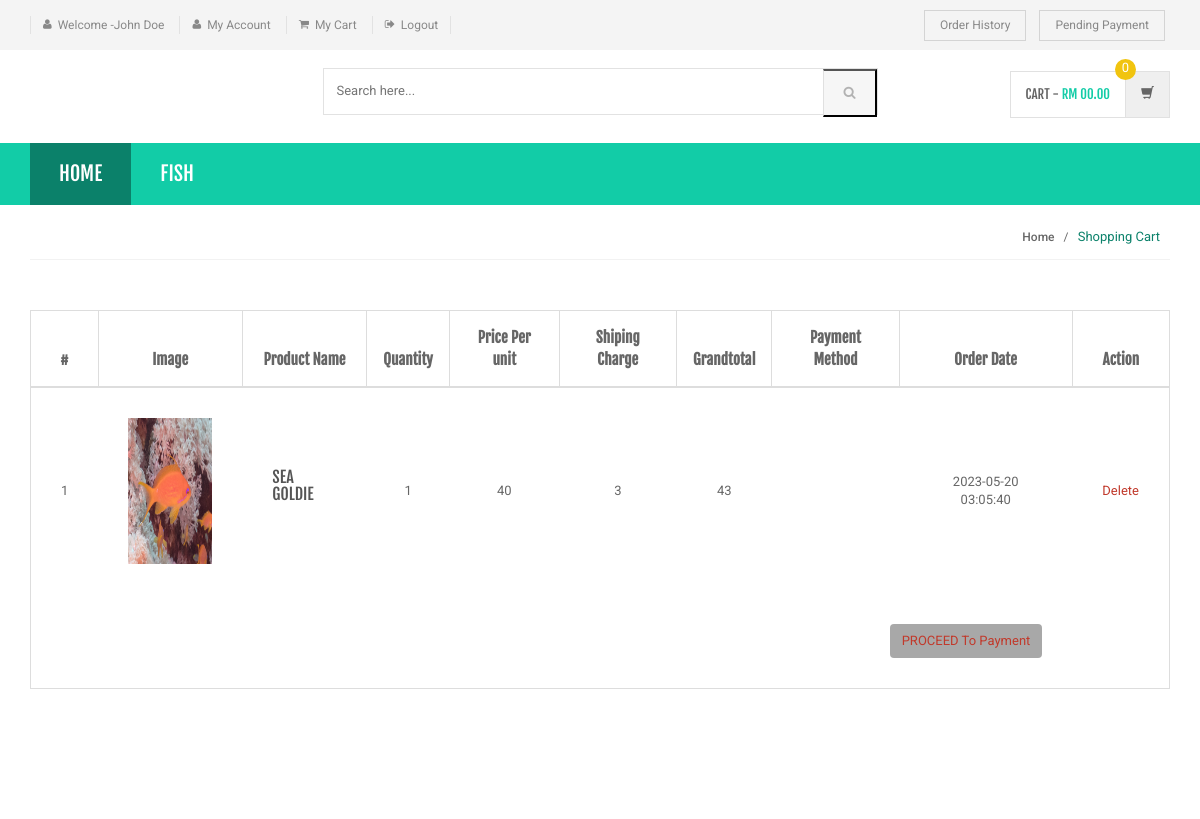
The app's page /pending-orders.php (signed in) with its own data.
### tables this page shows
CREATE TABLE `category` (
  `id` int(11) NOT NULL,
  `categoryName` varchar(255) DEFAULT NULL,
  `categoryDescription` longtext DEFAULT NULL,
  `creationDate` timestamp NOT NULL DEFAULT current_timestamp(),
  `updationDate` varchar(255) DEFAULT NULL
);

CREATE TABLE `orders` (
  `id` int(11) NOT NULL,
  `userId` int(11) DEFAULT NULL,
  `productId` varchar(255) DEFAULT NULL,
  `quantity` int(11) DEFAULT NULL,
  `orderDate` timestamp NOT NULL DEFAULT current_timestamp(),
  `paymentMethod` varchar(50) DEFAULT NULL,
  `orderStatus` varchar(55) DEFAULT NULL
);

CREATE TABLE `products` (
  `id` int(11) NOT NULL,
  `category` int(11) NOT NULL,
  `subCategory` int(11) DEFAULT NULL,
  `productName` varchar(255) DEFAULT NULL,
  `productCompany` varchar(255) DEFAULT NULL,
  `productPrice` int(11) DEFAULT NULL,
  `productPriceBeforeDiscount` int(11) DEFAULT NULL,
  `productDescription` longtext DEFAULT NULL,
  `productImage1` varchar(255) DEFAULT NULL,
  `productImage2` varchar(255) DEFAULT NULL,
  `productImage3` varchar(255) DEFAULT NULL,
  `shippingCharge` int(11) DEFAULT NULL,
  `productAvailability` varchar(255) DEFAULT NULL,
  `postingDate` timestamp NULL DEFAULT current_timestamp(),
  `updationDate` varchar(255) DEFAULT NULL
);

### pending-orders.php (the view, shortened to what this page needs)
<?php
include('includes/config.php');
if(strlen($_SESSION['login'])==0)
    {
header('location:login.php');
}
else{
?>
<!DOCTYPE html>
<html lang="en">
	<head>
	    <link rel="stylesheet" href="assets/css/bootstrap.min.css">
	    <link rel="stylesheet" href="assets/css/main.css">
	    <link rel="stylesheet" href="assets/css/green.css">
	    <link rel="stylesheet" href="assets/css/owl.carousel.css">
		<link rel="stylesheet" href="assets/css/owl.transitions.css">
		<link href="assets/css/lightbox.css" rel="stylesheet">
		<link rel="stylesheet" href="assets/css/animate.min.css">
		<link rel="stylesheet" href="assets/css/rateit.css">
		<link rel="stylesheet" href="assets/css/bootstrap-select.min.css">
		<link rel="stylesheet" href="assets/css/config.css">
		<link href="assets/css/green.css" rel="alternate stylesheet" title="Green color">
		<link href="assets/css/blue.css" rel="alternate stylesheet" title="Blue color">
		<link href="assets/css/red.css" rel="alternate stylesheet" title="Red color">
		<link href="assets/css/orange.css" rel="alternate stylesheet" title="Orange color">
		<link href="assets/css/dark-green.css" rel="alternate stylesheet" title="Darkgreen color">
		<link rel="stylesheet" href="assets/css/font-awesome.min.css">
	</head>
    <body class="cnt-home">
<header class="header-style-1">
<?php include('includes/top-header.php');?>
<?php include('includes/main-header.php');?>
<?php include('includes/menu-bar.php');?>
</header>
<div class="breadcrumb">
	<div class="container">
		<div class="breadcrumb-inner">
			<ul class="list-inline list-unstyled">
				<li><a href="#">Home</a></li>
				<li class='active'>Shopping Cart</li>
			</ul>
		</div>
	</div>
</div>
<div class="body-content outer-top-xs">
	<div class="container">
		<div class="row inner-bottom-sm">
			<div class="shopping-cart">
				<div class="col-md-12 col-sm-12 shopping-cart-table ">
	<div class="table-responsive">
<form name="cart" method="post">
		<table class="table table-bordered">
			<thead>
				<tr>
					<th class="cart-romove item">#</th>
					<th class="cart-description item">Image</th>
					<th class="cart-product-name item">Product Name</th>
					<th class="cart-qty item">Quantity</th>
					<th class="cart-sub-total item">Price Per unit</th>
						<th class="cart-sub-total item">Shiping Charge</th>
					<th class="cart-total">Grandtotal</th>
					<th class="cart-total item">Payment Method</th>
					<th class="cart-description item">Order Date</th>
					<th class="cart-total last-item">Action</th>
				</tr>
			</thead>
			<tbody>
<?php $query=mysqli_query($con,"select products.id as proid,products.productImage1 as pimg1,products.productName as pname,products.id as c,orders.productId as opid,orders.quantity as qty,products.productPrice as pprice,products.shippingCharge as shippingcharge,orders.paymentMethod as paym,orders.orderDate as odate,orders.id as oid from orders join products on orders.productId=products.id where orders.userId='".$_SESSION['id']."' and orders.paymentMethod is null");
$cnt=1;
$num=mysqli_num_rows($query);
if($num>0)
{
while($row=mysqli_fetch_array($query))
{
?>
				<tr>
					<td><?php echo $cnt;?></td>
					<td class="cart-image">
						<a class="entry-thumbnail" href="#">
						    <img src="admin/productimages/<?php echo $row['proid'];?>/<?php echo $row['pimg1'];?>" alt="" width="84" height="146">
						</a>
					</td>
					<td class="cart-product-name-info">
						<h4 class='cart-product-description'><a href="product-details.php?pid=<?php echo $row['opid'];?>">
						<?php echo $row['pname'];?></a></h4>
					</td>
					<td class="cart-product-quantity">
						<?php echo $qty=$row['qty']; ?>
		            </td>
					<td class="cart-product-sub-total"><?php echo $price=$row['pprice']; ?>  </td>
					<td class="cart-product-sub-total"><?php echo $shippcharge=$row['shippingcharge']; ?>  </td>
					<td class="cart-product-grand-total"><?php echo (($qty*$price)+$shippcharge);?></td>
					<td class="cart-product-sub-total"><?php echo $row['paym']; ?>  </td>
					<td class="cart-product-sub-total"><?php echo $row['odate']; ?>  </td>
					<td><a href="pending-orders.php?id=<?php echo $row['oid']; ?> ">Delete</td>
				</tr>
<?php $cnt=$cnt+1;} ?>
<tr>
	<td colspan="9"><div class="cart-checkout-btn pull-right">
							<button type="submit" name="ordersubmit" class="btn btn-primary"><a href="payment-method.php">PROCEED To Payment</a></button>
						</div></td>
</tr>
<?php } else {?>
<tr>
<td colspan="10" align="center"><h4>No Result Found</h4></td>
</tr>
<?php } ?>
			</tbody>
		</table>
	</div>
</div>
		</div>
		</div>
		</div>
</div>
</body>
</html>
<?php } ?>

### includes/menu-bar.php (shortened to what this page needs)
<div class="header-nav animate-dropdown">
    <div class="container">
        <div class="yamm navbar navbar-default" role="navigation">
            <div class="nav-bg-class">
                <div class="navbar-collapse collapse" id="mc-horizontal-menu-collapse">
	<div class="nav-outer">
		<ul class="nav navbar-nav">
			<li class="active dropdown yamm-fw">
				<a href="index.php" data-hover="dropdown" class="dropdown-toggle">Home</a>
			</li>
              <?php $sql=mysqli_query($con,"select id,categoryName  from category limit 6");
while($row=mysqli_fetch_array($sql))
{
    ?>
			<li class="dropdown yamm">
				<a href="category.php?cid=<?php echo $row['id'];?>"> <?php echo $row['categoryName'];?></a>
			</li>
			<?php } ?>
		</ul>
		<div class="clearfix"></div>
	</div>
</div>
            </div>
        </div>
    </div>
</div>

### assets/css/green.css (style rules this page uses)
body { background-color:#fff; color:#666; }
h1, h2, h3, h4, h5, h6 { color:#444; }
a, a:visited { color:#C1392B; }

### assets/css/lightbox.css (style rules this page uses)
body:after { content: url(../images/close.png) url(../images/loading.gif) url(../images/prev.png) url(../images/next.png); display: none; }

### assets/css/blue.css (style rules this page uses)
a { color: #3498db; }
.header-style-1 .header-nav { background: #3498db; }
.cnt-home .header-style-1 .header-nav .navbar .navbar-nav > li.active { background: #1d6ca1; }
.breadcrumb ul li.active { color: #1d6ca1; }

### assets/css/red.css (style rules this page uses)
a { color: #ff6c6c; }
.header-style-1 .header-nav { background: #ff6c6c; }
.cnt-home .header-style-1 .header-nav .navbar .navbar-nav > li.active { background: #ff1a1a; }
.breadcrumb ul li.active { color: #ff1a1a; }

### assets/css/orange.css (style rules this page uses)
a { color: #f39c12; }
.header-style-1 .header-nav { background: #f39c12; }
.cnt-home .header-style-1 .header-nav .navbar .navbar-nav > li.active { background: #ab6c09; }
.breadcrumb ul li.active { color: #ab6c09; }

### assets/css/dark-green.css (style rules this page uses)
body { background-color:#fff; color:#666; }
h1, h2, h3, h4, h5, h6 { color:#444; }
a, a:visited { color:#C1392B; }

### records on screen
category: categoryName "FISH"
orders: productId.productImage1 (picture), productId.productName "SEA GOLDIE", quantity "1", productId.productPrice "40", productId.shippingCharge "3", ($qty*$price)+$shippcharge "43", orderDate "2023-05-20 03:05:40"

### other values on screen
$_SESSION['username'] "John Doe"
